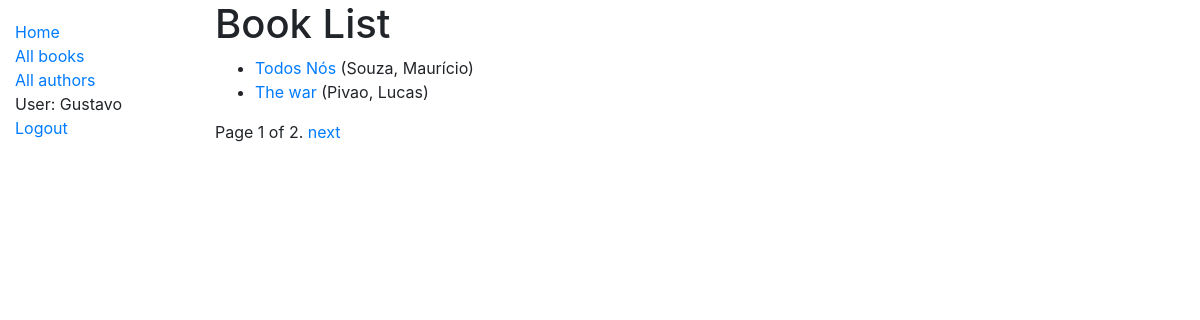
Page /catalog/books/ (signed in) on the committed database.
### catalog/models.py (models this page shows, shortened)
class Book(models.Model):
    title = models.CharField(max_length=200)
    author = models.ForeignKey('Author', on_delete=models.SET_NULL, null=True)
    summmary = models.TextField(max_length=1000, help_text='Enter a brief description of the book.')
    isbn = models.CharField('ISBN', max_length=20, help_text='13 Character [ISBN number]')
    genre = models.ManyToManyField(Genre, help_text='Select a genre for this book.')
    language = models.ForeignKey(
        'Language', on_delete=models.SET_NULL, null=True)
    class Meta:
        ordering = ['title', 'author']
    def display_genre(self):
        """Create a string for the Genre. This is required to display genre in Admin."""
        return ', '.join(genre.name for genre in self.genre.all()[:3])
    display_genre.short_description = 'Genre'
    def get_absolute_url(self):
        return reverse('book-detail', args=[str(self.id)])

class Author(models.Model):
    first_name = models.CharField(max_length=100)
    last_name = models.CharField(max_length=100)
    date_of_birth = models.DateField(null=True, blank=True)
    date_of_death = models.DateField('Died', null=True, blank=True)
    class Meta:
        ordering = ['last_name', 'first_name']
    def __str__(self):
        return f'{self.last_name}, {self.first_name}'

### catalog/views.py (the view)
# urls.py: path('books/', views.BookListView.as_view(), name='books'),
class BookListView(LoginRequiredMixin, generic.ListView):
    queryset = Book.objects.order_by('-title')
    context_object_name = 'book_list'
    paginate_by = 2

### catalog/templates/catalog/book_list.html
{% extends "base_generic.html" %}
{% block content %}
  <h1>Book List</h1>
  {% if book_list %}
  <ul>
    {% for book in book_list %}
      <li>
        <a href="{{ book.get_absolute_url }}">{{ book.title }}</a> ({{book.author}})
      </li>
    {% endfor %}
  </ul>
  {% else %}
    <p>There are no books in the library.</p>
  {% endif %}
{% endblock %}

### catalog/templates/base_generic.html (shortened to what this page needs)
<!doctype html>
<html lang="en">
  <head>
    <link
      rel="stylesheet"
      href="https://stackpath.bootstrapcdn.com/bootstrap/4.1.3/css/bootstrap.min.css"
 />
    {% load static %}
    <link rel="stylesheet" href="{% static 'css/styles.css' %}" />
  </head>
  <body>
    <div class="container-fluid">
      <div class="row">
        <div class="col-sm-2">
          {% block sidebar %}
            <ul class="sidebar-nav">
              <li><a href="{% url 'index' %}">Home</a></li>
              <li><a href="{% url 'books' %}">All books</a></li>
              <li><a href="">All authors</a></li>
              {% if user.is_authenticated %}
                <li>User: {{ user.get_username }}</li>
                <li>
                  <form method="post" action="{% url 'logout' %}">
                    <button type="submit" class="btn btn-link p-0 border-0 align-baseline">Logout</button>
                  </form>
                </li>
                  {% else %}
                <li><a href="{% url 'login'%}?next={{request.path}}">Login</a></li>
                  {% endif %}
            </ul>
          {% endblock %}
        </div>
        <div class="col-sm-10">
          {% block content %}{% endblock %}
          {% block pagination %}
            {% if is_paginated %}
              <div class="pagination">
                <span class="page-links">
                  <span class="page-current">
                    Page {{ page_obj.number }} of {{ page_obj.paginator.num_pages }}.
                  </span>
                  {% if page_obj.has_next %}
                    <a href="{{ request.path }}?page={{ page_obj.next_page_number }}">next</a>
                  {% endif %}
                </span>
              </div>
            {% endif %}
          {% endblock %}
        </div>
      </div>
    </div>
  </body>
</html>

### catalog/static/css/styles.css (style rules this page uses)
.sidebar-nav { margin-top: 20px; padding: 0; list-style: none; }

### rows in the picture
Book: title "Todos Nós", author "Souza, Maurício"
Book: title "The war", author "Pivao, Lucas"

### other values in the picture
{{ user.get_username }} "Gustavo"
{{ page_obj.number }} "1"
{{ page_obj.paginator.num_pages }} "2"
